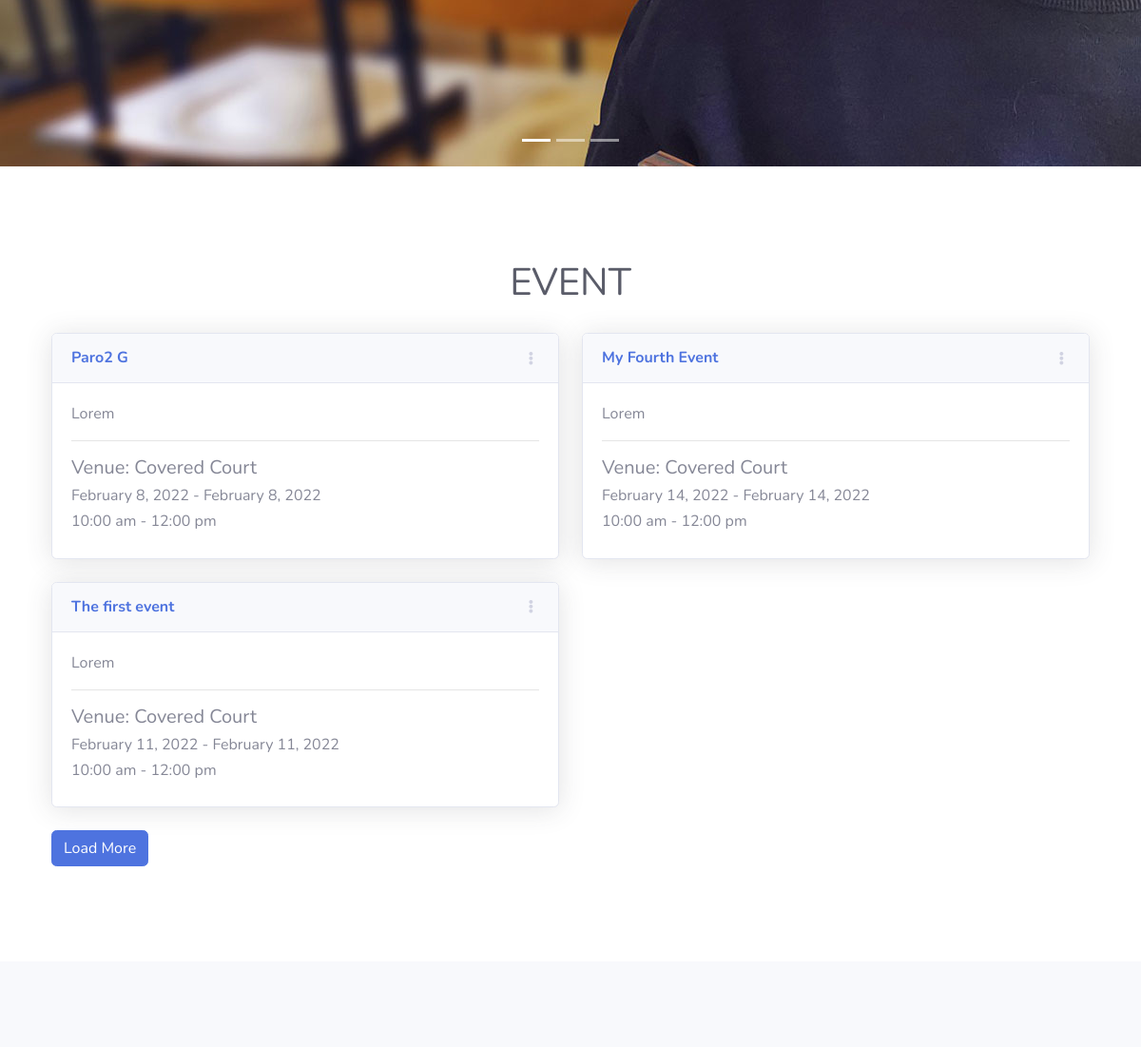
Before: /pages/home.php (signed in, middle part) with the older database file.
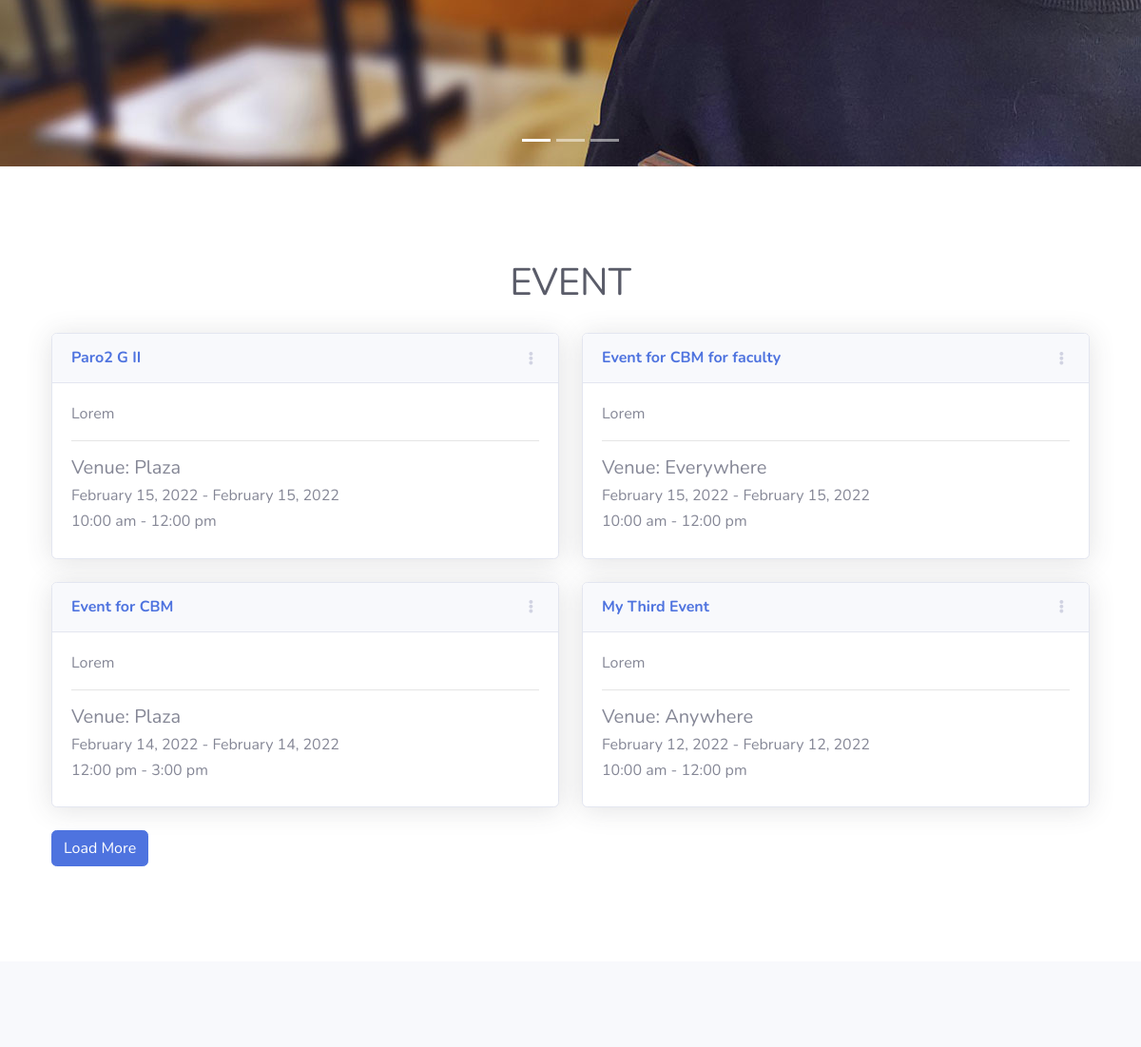
After: the same page with the newer database file.
### tables this page shows
CREATE TABLE `tbl_event` (
  `event_id` int(11) NOT NULL,
  `title` varchar(200) NOT NULL,
  `event_desc` varchar(1000) NOT NULL,
  `venue` varchar(200) NOT NULL,
  `date_start` date DEFAULT NULL,
  `date_end` date DEFAULT NULL,
  `time_start` time DEFAULT NULL,
  `time_end` time DEFAULT NULL,
  `status` varchar(200) NOT NULL,
  `date_posted` date DEFAULT NULL,
  `time_posted` time DEFAULT NULL,
  `user_id` int(11) DEFAULT NULL,
  `invited_department` int(11) DEFAULT NULL,
  `invitee` int(11) DEFAULT NULL,
  `event_type` varchar(20) NOT NULL
);

### class/DbConnection.php (called while the page is built, shortened)
<?php
class DbConnection{
    private $host = 'localhost';
    private $username = 'root';
    private $password = '';
    private $database = 'ems';
    protected $connection;
    public function __construct(){
        if (!isset($this->connection)) {
            $this->connection = new mysqli($this->host, $this->username, $this->password, $this->database);
        }
        return $this->connection;
    }
}

### class/FetchEvent.php (the view, shortened to what this page needs)
<?php
include_once('DbConnection.php');
class FetchEvent extends DbConnection{
    public function getEventDetails(){
        $limit = 4;
        $sql = "SELECT * FROM tbl_event WHERE status = 'posted' ORDER BY event_id DESC LIMIT $limit";
        $query = $this->connection->query($sql);
        if($query->num_rows > 0){
            while($row = $query->fetch_assoc()){
                echo '<div class="col-lg-6">
                        <div class="card shadow mb-4" data-aos="fade-down">
                            <div class="card-header py-3 d-flex flex-row align-items-center justify-content-between">
                                <h6 class="m-0 font-weight-bold text-primary">'.$row['title'].'</h6>
                                <div class="dropdown no-arrow">
                                    <a class="dropdown-toggle" href="#" role="button" id="dropdownMenuLink" data-toggle="dropdown" aria-haspopup="true" aria-expanded="false">
                                        <i class="fas fa-ellipsis-v fa-sm fa-fw text-gray-400"></i>
                                    </a>
                                    <div class="dropdown-menu dropdown-menu-right shadow animated--fade-in" aria-labelledby="dropdownMenuLink">
                                        <div class="dropdown-header">Dropdown Header:</div>
                                        <a class="dropdown-item" href="#">Action</a>
                                        <a class="dropdown-item" href="#">Another action</a>
                                        <div class="dropdown-divider"></div>
                                        <a class="dropdown-item" href="#">View</a>
                                    </div>
                                </div>
                            </div>
                            <div class="card-body">'.
                                $row['event_desc']
                            .'
                                <hr>
                                <h5>Venue: '.$row['venue'].'</h5>
                                <h6>'.date("F j, Y", strtotime($row['date_start'])).' - '.date("F j, Y", strtotime($row['date_end'])).'</h6>
                                <h6>'.date("g:i a", strtotime($row['time_start'])).' - '.date("g:i a", strtotime($row['time_end'])).'</h6>
                            </div>
                        </div>
                    </div>';
            }
        }
    }
}

Changed rows visible on the page:
no longer on this page (row edited): tbl_event: title "Paro2 G", event_desc "Lorem", venue "Covered Court", date_start "February 8, 2022", date_end "February 8, 2022", time_start "10:00 am", time_end "12:00 pm"
no longer on this page (row unchanged): tbl_event: title "My Fourth Event", event_desc "Lorem", venue "Covered Court", date_start "February 14, 2022", date_end "February 14, 2022", time_start "10:00 am", time_end "12:00 pm"
no longer on this page (row unchanged): tbl_event: title "The first event", event_desc "Lorem", venue "Covered Court", date_start "February 11, 2022", date_end "February 11, 2022", time_start "10:00 am", time_end "12:00 pm"
added tbl_event: title "Paro2 G II", event_desc "Lorem", venue "Plaza", date_start "February 15, 2022", date_end "February 15, 2022", time_start "10:00 am", time_end "12:00 pm"
added tbl_event: title "Event for CBM for faculty", event_desc "Lorem", venue "Everywhere", date_start "February 15, 2022", date_end "February 15, 2022", time_start "10:00 am", time_end "12:00 pm"
added tbl_event: title "Event for CBM", event_desc "Lorem", venue "Plaza", date_start "February 14, 2022", date_end "February 14, 2022", time_start "12:00 pm", time_end "3:00 pm"
added tbl_event: title "My Third Event", event_desc "Lorem", venue "Anywhere", date_start "February 12, 2022", date_end "February 12, 2022", time_start "10:00 am", time_end "12:00 pm"
